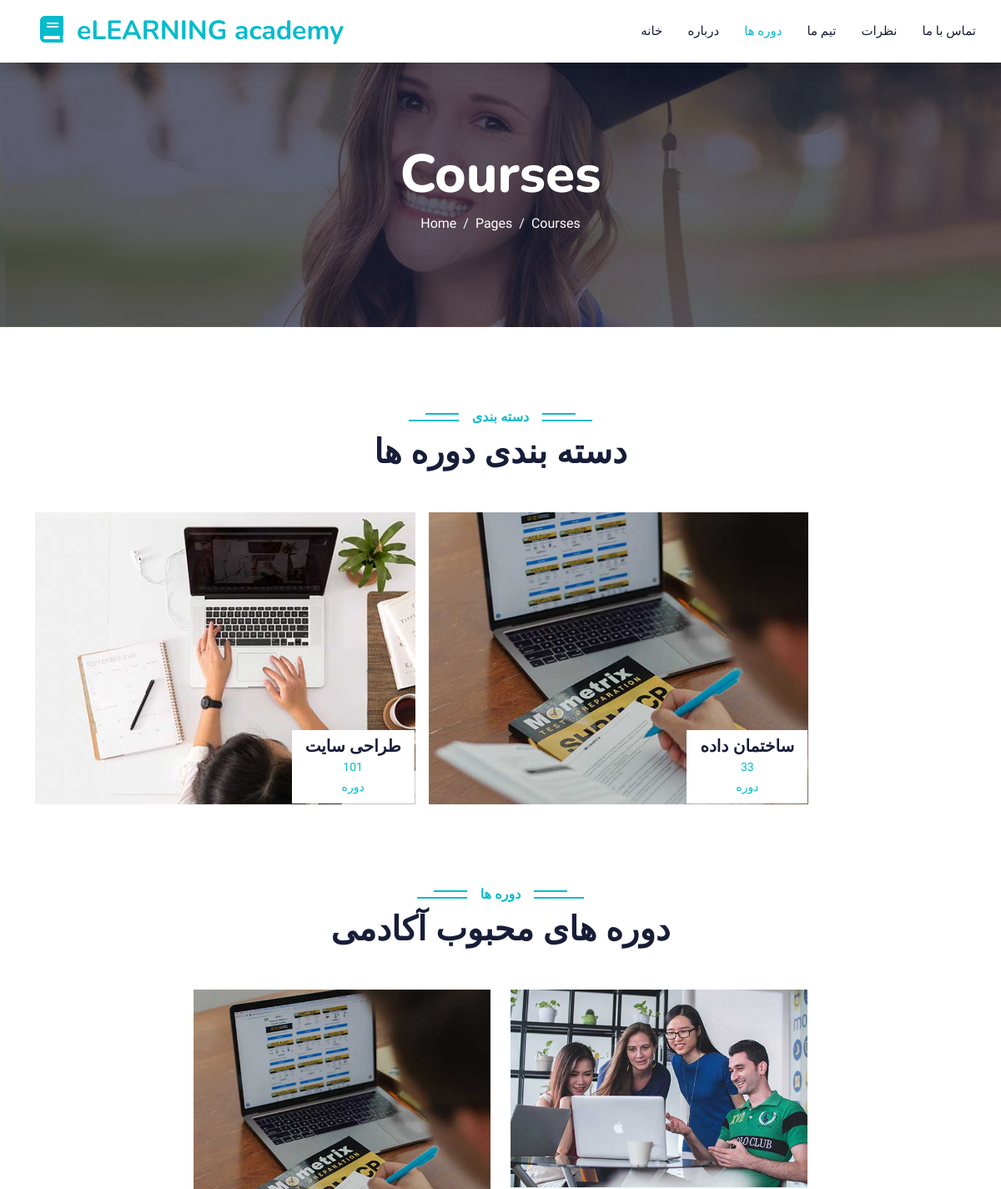
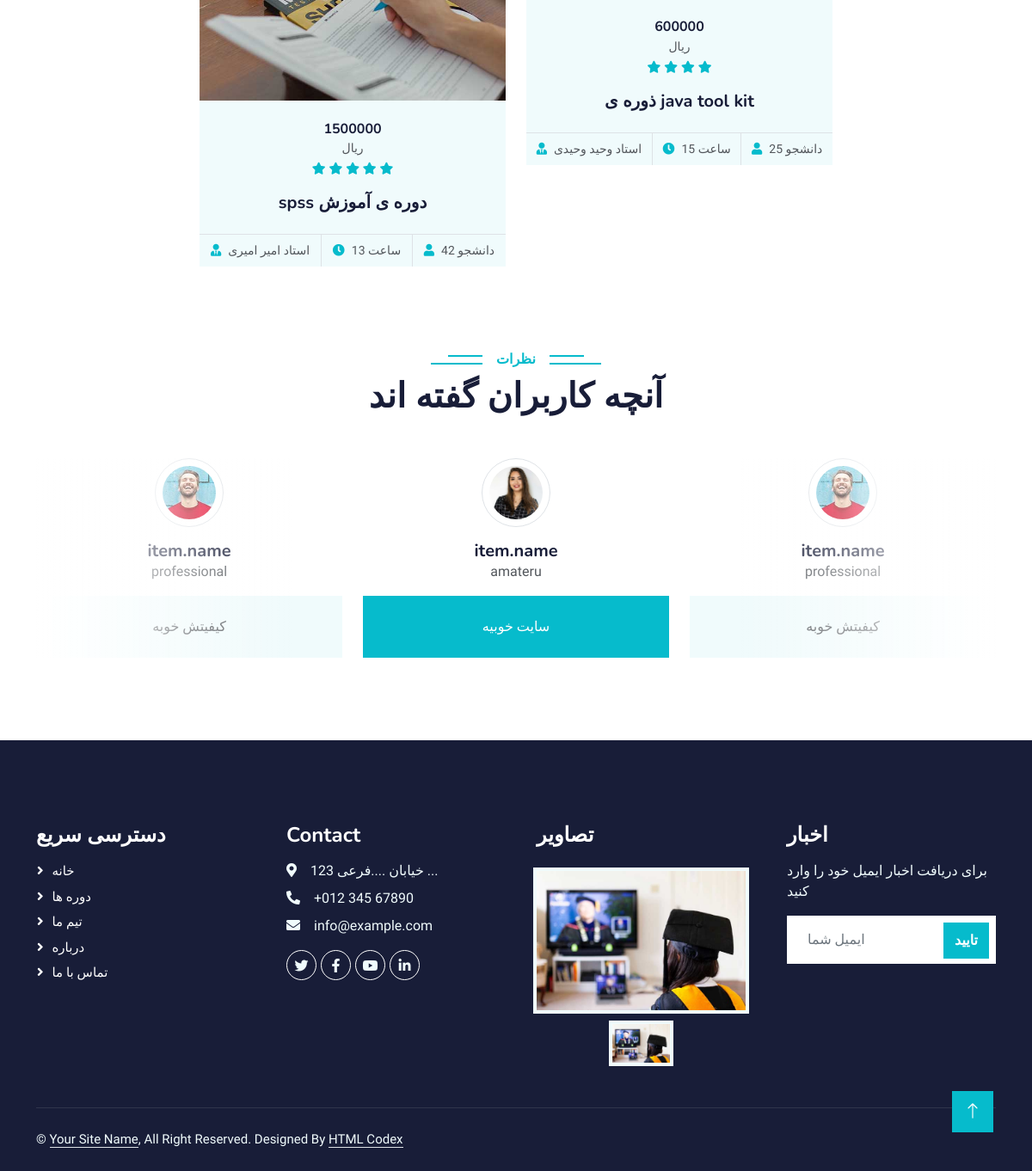
Screenshot of /academy/courses/ with the database file from the repository (2 pictures, top to bottom).
### test_app/models.py (models this page shows, shortened)
class categories(models.Model):
    title = models.CharField(max_length=200, verbose_name='نام')
    number = models.IntegerField(verbose_name='تعداد')
    picture = models.ImageField(upload_to='category_pic' ,verbose_name='عکس دسته بندی')

class Course(models.Model):
    title = models.CharField(null=True , blank=True ,max_length=200)
    description = models.TextField(null=True , blank=True ,)
    duration = models.CharField(null=True , blank=True , max_length=50)  # Example: "10 weeks"
    price = models.IntegerField(null=True , blank=True , verbose_name='price'    )
    students_number = models.IntegerField(null=True , blank=True , verbose_name='students_number'    )
    lecturer = models.CharField(null=True , blank=True , max_length=100,verbose_name='lecturer')
    stars = models.IntegerField(null=True , blank=True ,default=4 , verbose_name='stars')
    picture = models.ImageField(upload_to='course_item' , null=True , blank=True )

class message(models.Model):
    name = models.CharField(max_length=200, verbose_name='name')
    level = models.CharField(max_length=200, verbose_name='level')
    picture = models.ImageField(upload_to='message_pic' ,verbose_name='picture')
    message = models.TextField(verbose_name='message')

### test_app/views.py (the view)
# urls.py: path('courses/', CoursesView.as_view(), name='courses'),
class CoursesView(View):
    def get(self, request):
        categories = models.categories.objects.all()
        courses = models.Course.objects.all()
        lecturer = models.lecturer.objects.all()
        messages = models.message.objects.all()
        datas = {
            'page_name' : 'courses',
            'categories' : categories ,
            'courses': courses ,
            'lecturers' : lecturer ,
            'messages' : messages   ,
        }
        return render(request, 'test_app/courses.html', datas)

### test_app/templates/test_app/courses.html (shortened to what this page needs)
{% extends 'test_app/base.html' %}
{% load static %}
{% block body %}
    <div class="container-fluid bg-primary py-5 mb-5 page-header">
        <div class="container py-5">
            <div class="row justify-content-center">
                <div class="col-lg-10 text-center">
                    <h1 class="display-3 text-white animated slideInDown">Courses</h1>
                    <nav aria-label="breadcrumb">
                        <ol class="breadcrumb justify-content-center">
                            <li class="breadcrumb-item"><a class="text-white" href="#">Home</a></li>
                            <li class="breadcrumb-item"><a class="text-white" href="#">Pages</a></li>
                            <li class="breadcrumb-item text-white active" aria-current="page">Courses</li>
                        </ol>
                    </nav>
                </div>
            </div>
        </div>
    </div>
    <div class="container-xxl py-5 category">
        <div class="container">
            <div class="text-center wow fadeInUp" data-wow-delay="0.1s">
                <h6 class="section-title bg-white text-center text-primary px-3">دسته بندی</h6>
                <h1 class="mb-5"> دسته بندی دوره ها</h1>
            </div>
            <div class="row g-3">
            {%  for item in categories   %}
              <div class="col-lg-5 col-md-6 wow zoomIn" data-wow-delay="0.7s" style="min-height: 350px;">
                    <a class="position-relative d-block h-100 overflow-hidden" href="">
                        <img class="img-fluid position-absolute w-100 h-100" src="{{item.picture.url}}" alt="" style="object-fit: cover;">
                        <div class="bg-white text-center position-absolute bottom-0 end-0 py-2 px-3" style="margin:  1px;">
                            <h5 class="m-0">{{item.title}}</h5>
                            <small class="text-primary">{{item.number}}</small><br>
                            <small class="text-primary"> دوره</small>
                        </div>
                    </a>
                </div>
                {%endfor %}
            </div>
        </div>
    </div>
    <div class="container-xxl py-5">
        <div class="container">
            <div class="text-center wow fadeInUp" data-wow-delay="0.1s">
                <h6 class="section-title bg-white text-center text-primary px-3">دوره ها</h6>
                <h1 class="mb-5">  دوره های محبوب آکادمی</h1>
            </div>
            <div class="row g-4 justify-content-center">
{% for item in courses  %}
                <div class="col-lg-4 col-md-6 wow fadeInUp" data-wow-delay="0.1s">
                    <div class="course-item bg-light">
                        <div class="position-relative overflow-hidden">
                            <img class="img-fluid" src="{{item.picture.url}}" alt="">
                        </div>
                        <div class="text-center p-4 pb-0">
                            <h6 class="mb-0">{{item.price}}</h3>
<small>ریال</small>
                            <div class="mb-3">
                            {%  for star in  "x"|ljust:item.stars  %}
                                <small class="fa fa-star text-primary"></small>
                            {%  endfor  %}
                            </div>
                            <h5 class="mb-4">{{item.title}}</h5>
                        </div>
                        <div class="d-flex border-top">
                            <small class="flex-fill text-center border-end py-2"><i class="fa fa-user-tie text-primary me-2"></i>{{item.lecturer}}</small>
                            <small class="flex-fill text-center border-end py-2"><i class="fa fa-clock text-primary me-2"></i>{{item.duration}} ساعت</small>
                            <small class="flex-fill text-center py-2"><i class="fa fa-user text-primary me-2"></i>{{item.students_number}} دانشجو</small>
                        </div>
                    </div>
                </div>
{% endfor  %}
            </div>
        </div>
    </div>
    <div class="container-xxl py-5 wow fadeInUp" data-wow-delay="0.1s">
        <div class="container">
            <div class="text-center">
                <h6 class="section-title bg-white text-center text-primary px-3">نظرات</h6>
                <h1 class="mb-5"> آنچه کاربران گفته اند</h1>
            </div>
            <div class="owl-carousel testimonial-carousel position-relative">
        {%  for item in messages  %}
                <div class="testimonial-item text-center">
                    <img class="border rounded-circle p-2 mx-auto mb-3" src="{{item.picture.url}}" style="width: 80px; height: 80px;">
                    <h5 class="mb-0"> item.name</h5>
                    <p>{{item.level}}</p>
                    <div class="testimonial-text bg-light text-center p-4">
                        <p class="mb-0">{{item.message}}</p>
                    </div>
                </div>
        {%endfor%}
            </div>
        </div>
    </div>
{% endblock %}

### static/test_app/css/style.css (style rules this page uses)
:root { --primary: #06BBCC; --light: #F0FBFC; --dark: #181d38; }
.page-header { background: linear-gradient(rgba(24, 29, 56, .7), rgba(24, 29, 56, .7)), url(../img/carousel-1.jpg); background-position: center center; background-repeat: no-repeat; background-size: cover; }
.breadcrumb-item + .breadcrumb-item::before { color: var(--light); }
.section-title { position: relative; display: inline-block; text-transform: uppercase; }
.section-title::before { position: absolute; content: ""; width: calc(100% + 80px); height: 2px; top: 4px; left: -40px; background: var(--primary); z-index: -1; }
.section-title::after { position: absolute; content: ""; width: calc(100% + 120px); height: 2px; bottom: 5px; left: -60px; background: var(--primary); z-index: -1; }
.category img, .course-item img { transition: .5s; }
.testimonial-carousel::before { position: absolute; content: ""; top: 0; left: 0; height: 100%; width: 0; background: linear-gradient(to right, rgba(255, 255, 255, 1) 0%, rgba(255, 255, 255, 0) 100%); z-index: 1; }
.testimonial-carousel::after { position: absolute; content: ""; top: 0; right: 0; height: 100%; width: 0; background: linear-gradient(to left, rgba(255, 255, 255, 1) 0%, rgba(255, 255, 255, 0) 100%); z-index: 1; }
@media (min-width: 768px) { .testimonial-carousel::before, .testimonial-carousel::after { width: 200px; } }
@media (min-width: 992px) { .testimonial-carousel::before, .testimonial-carousel::after { width: 300px; } }
.testimonial-carousel .owl-item .testimonial-text, .testimonial-carousel .owl-item.center .testimonial-text * { transition: .5s; }
.testimonial-carousel .owl-item.center .testimonial-text { background: var(--primary) !important; }
.testimonial-carousel .owl-item.center .testimonial-text * { color: #FFFFFF !important; }

### rows the page displays
categories: picture (picture), title "طراحی سایت", number "101"
categories: picture (picture), title "ساختمان داده", number "33"
Course: picture (picture), price "1500000", stars 5 (drawn), title "spss دوره ی آموزش", lecturer "استاد امیر امیری", duration "13", students_number "42"
Course: picture (picture), price "600000", stars 4 (drawn), title "ذوره ی java tool kit", lecturer "استاد وحید وحیدی", duration "15", students_number "25"
message: picture (picture), level "amateru", message "سایت خوبیه"
message: picture (picture), level "professional", message "کیفیتش خوبه"
